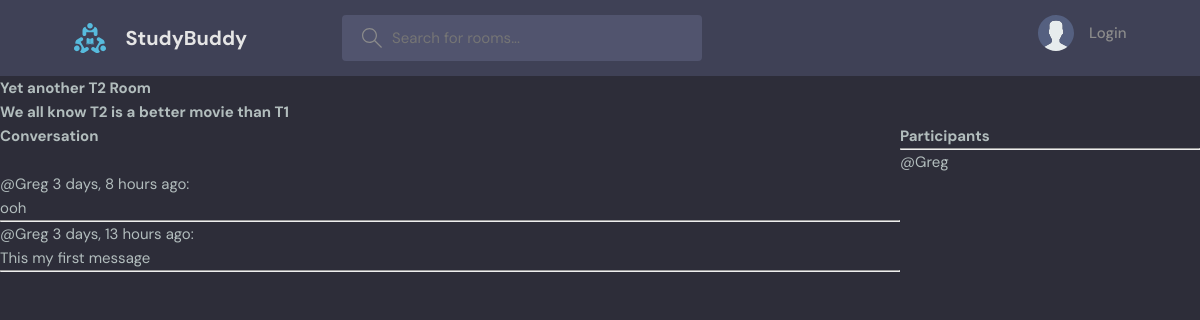
Before: /room/20/ with the older database file.
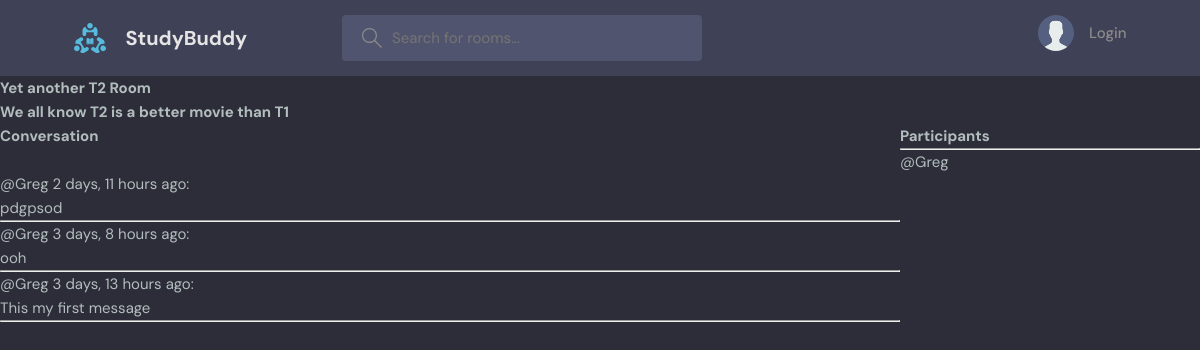
After: the same page with the newer database file.
### base/models.py (models this page shows, shortened)
class Message(models.Model):
    user = models.ForeignKey(User, on_delete=models.CASCADE)
    room = models.ForeignKey(Room, on_delete=models.CASCADE)  # Cascade means if the foreign key is deleted, this
    body = models.TextField()
    updated = models.DateTimeField(auto_now=True)
    created = models.DateTimeField(auto_now_add=True)
    class Meta:
        ordering = ['-updated', '-created']

### base/views.py (the view, shortened to what this page needs)
# urls.py: path('room/<str:pk>/', views.room, name="room"),
def room(request, pk):
    room = Room.objects.get(id=pk)
    messages = room.message_set.all().order_by('-created')  # This is the most important thing about django query
    participants = room.participants.all()
    if request.user.is_authenticated:
        user_messages = request.user.message_set.all().order_by('-created')  # Here's an example of getting all user
    else:
        user_messages = None
    context = {'room': room, 'room_messages': messages, 'user_messages': user_messages, 'participants': participants}
    return render(request, 'Base/Room.html', context)

### base/Templates/Base/Room.html (shortened to what this page needs)
{% extends 'MainTemplate.html' %}
{% block content %}
<h1>{{room.name}}</h1>
<h2>{{room.description}}</h2>
<div class="room-wrapper">
    <div class="comment-wrapper">
        <h3>Conversation</h3>
        <br>
        {% for message in room_messages %}
        <div>
            <small>@{{message.user}} {{message.created|timesince}} ago:</small>
            <p>{{message.body}}
            </p>
            <hr>
        </div>
        {% endfor %}
    </div>
    <div>
        <h3>Participants</h3>
        <hr>
        {% for user in participants %}
        <p>@{{user.username}}</p>
        {% endfor %}
    </div>
</div>
{% endblock %}

Changed rows visible on the page:
added Message: user "Greg", created "2 days, 11 hours", body "pdgpsod"
